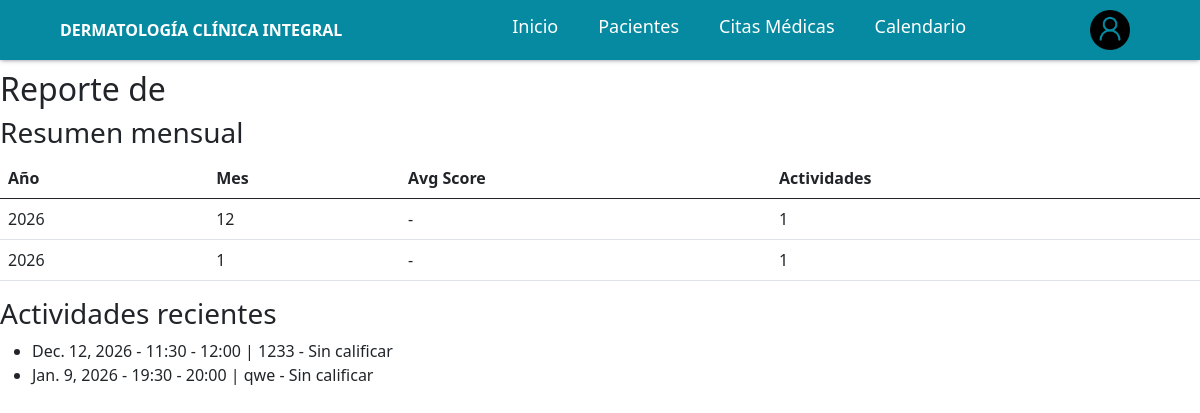
The app's page /productivity/reports/user/2/ (signed in), older data.
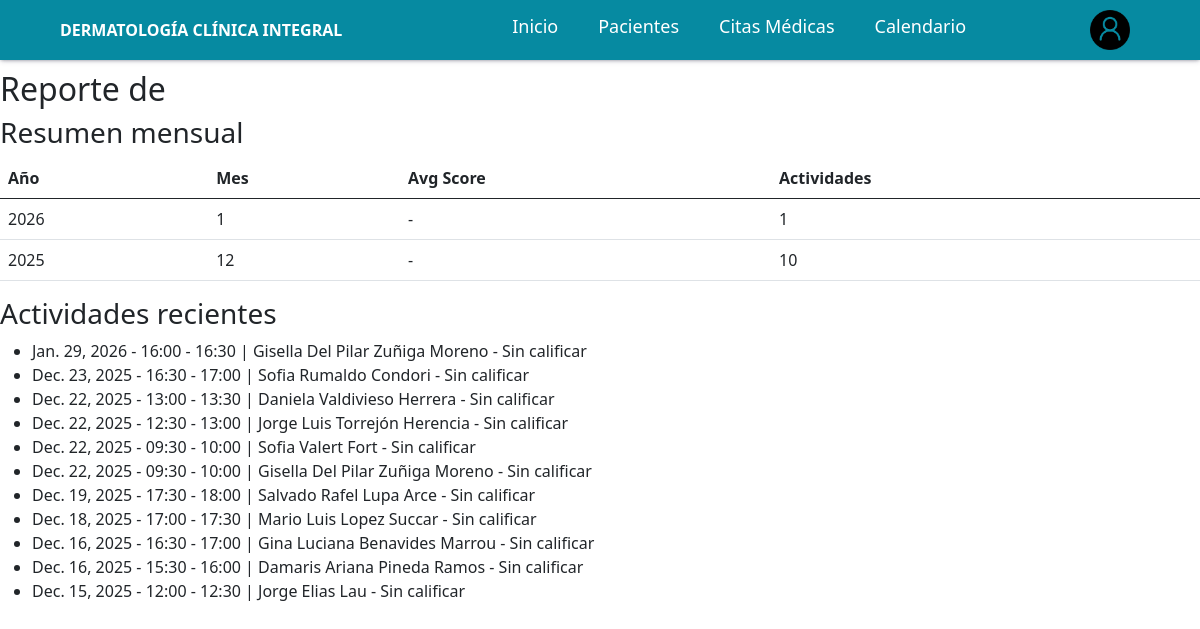
The same page, newer data.
### productividad/models.py (models this page shows, shortened)
class DailyActivity(models.Model):
    SCORE_CHOICES = (
        (1, 'Bajo'),
        (2, 'Medio'),
        (3, 'Alto'),
    )
    user = models.ForeignKey(User, on_delete=models.CASCADE, related_name='activities')
    date = models.DateField()
    title = models.CharField(max_length=255)
    description = models.TextField(blank=True, null=True)
    score = models.PositiveSmallIntegerField(choices=SCORE_CHOICES, null=True, blank=True)
    scored_by = models.ForeignKey(User, null=True, blank=True, on_delete=models.SET_NULL, related_name='scored_activities')
    scored_at = models.DateTimeField(null=True, blank=True)
    created_at = models.DateTimeField(auto_now_add=True)
    updated_at = models.DateTimeField(auto_now=True)
    class Meta:
        unique_together = ('user', 'date', 'title')
        ordering = ['-date', '-created_at']

### productividad/views.py (the view)
# urls.py: path('reports/user/<int:user_id>/', views.user_report, name='user_report'),
@login_required
def user_report(request, user_id):
    if not (request.user.is_staff or getattr(request.user, 'is_admin', False) or request.user.is_superuser):
        return HttpResponseForbidden()
    from django.contrib.auth import get_user_model
    user_model = get_user_model()
    target = get_object_or_404(user_model, id=user_id)
    qs = DailyActivity.objects.filter(user=target)
    summary = qs.values('date__year', 'date__month').annotate(
    avg_score=Avg('score'),
    activities=Count('id')
    ).order_by('-date__year', '-date__month')
    paginator = Paginator(qs.order_by('-date'), 50)
    page = request.GET.get('page', 1)
    activities_page = paginator.get_page(page)
    return render(request, 'productivity/user_report.html', {
        'target': target,
        'summary': summary,
        'activities': activities_page,
    })

### templates/productivity/user_report.html
{% extends "base.html" %}
{% load static %}
{% block body %}
{% include "../components/navbar.html" %}
<h2>Reporte de {{ target.get_full_name }}</h2>
<h3>Resumen mensual</h3>
<table class="table">
<thead><tr><th>Año</th><th>Mes</th><th>Avg Score</th><th>Actividades</th></tr></thead>
<tbody>
{% for s in summary %}
<tr>
<td>{{ s.date__year }}</td>
<td>{{ s.date__month }}</td>
<td>{{ s.avg_score|default:'-' }}</td>
<td>{{ s.activities }}</td>
</tr>
{% endfor %}
</tbody>
</table>
<h3>Actividades recientes</h3>
<ul>
{% for a in activities %}
<li>{{ a.date }} - {{ a.title }} - {{ a.score|default:'Sin calificar' }}</li>
{% endfor %}
</ul>
{% endblock %}

Row changes from the older to the newer data that the page shows:
added DailyActivity: date "Jan. 29, 2026", title "16:00 - 16:30 | Gisella Del Pilar Zuñiga Moreno", score "Sin calificar"
added DailyActivity: date "Dec. 23, 2025", title "16:30 - 17:00 | Sofia Rumaldo Condori", score "Sin calificar"
added DailyActivity: date "Dec. 22, 2025", title "13:00 - 13:30 | Daniela Valdivieso Herrera", score "Sin calificar"
added DailyActivity: date "Dec. 22, 2025", title "12:30 - 13:00 | Jorge Luis Torrejón Herencia", score "Sin calificar"
added DailyActivity: date "Dec. 22, 2025", title "09:30 - 10:00 | Sofia Valert Fort", score "Sin calificar"
added DailyActivity: date "Dec. 22, 2025", title "09:30 - 10:00 | Gisella Del Pilar Zuñiga Moreno", score "Sin calificar"
added DailyActivity: date "Dec. 19, 2025", title "17:30 - 18:00 | Salvado Rafel Lupa Arce", score "Sin calificar"
added DailyActivity: date "Dec. 18, 2025", title "17:00 - 17:30 | Mario Luis Lopez Succar", score "Sin calificar"
now on this page (row edited): DailyActivity: date "Dec. 16, 2025", title "16:30 - 17:00 | Gina Luciana Benavides Marrou", score "Sin calificar"
changed DailyActivity: date "Jan. 9, 2026" → "Dec. 16, 2025"; title "19:30 - 20:00 | qwe" → "15:30 - 16:00 | Damaris Ariana Pineda Ramos"; moves up the list
changed DailyActivity: date "Dec. 12, 2026" → "Dec. 15, 2025"; title "11:30 - 12:00 | 1233" → "12:00 - 12:30 | Jorge Elias Lau"
Text that changed along with them:
new list line: "2025 12 - 10"
list line gone: "2026 12 - 1"
